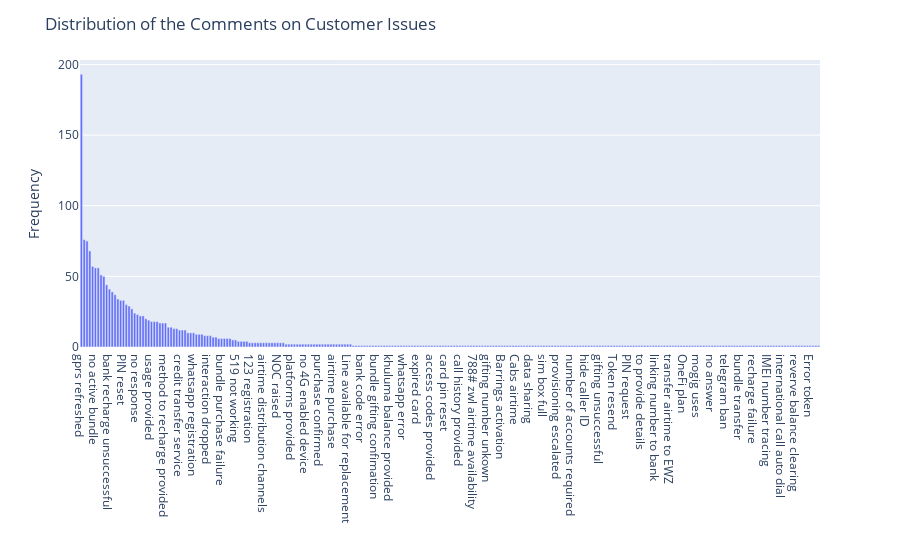

The code cell stored with this chart in its notebook:
### Code cell
# Bar chart: Comment
comments = df['Comment'].value_counts()

# Create a bar chart using Plotly
fig = px.bar(comments, x=comments.index, y=comments.values)
fig.update_layout(
    title='Distribution of the Comments on Customer Issues',
    xaxis_title='',
        yaxis_title='Frequency'
)
fig.show()

### Figure 1 — Plotly figure (JSON) as saved in the notebook; plotly's stock layout.template omitted (floating-point values rounded to 4 significant figures; data arrays with more than 128 entries replaced by an {"elided": "..."} marker saying what was removed)
{"data": [{"alignmentgroup": "True", "hovertemplate": "index=%{x}<br>y=%{y}<extra></extra>", "legendgroup": "", "marker": {"color": "#636efa", "pattern": {"shape": ""}}, "name": "", "offsetgroup": "", "orientation": "v", "showlegend": false, "textposition": "auto", "type": "bar", "x": {"elided": "264 str values"}, "xaxis": "x", "y": {"elided": "264 int values"}, "yaxis": "y"}], "layout": {"barmode": "relative", "legend": {"tracegroupgap": 0}, "margin": {"t": 60}, "title": {"text": "Distribution of the Comments on Customer Issues"}, "xaxis": {"anchor": "y", "domain": [0, 1], "title": {"text": ""}}, "yaxis": {"anchor": "x", "domain": [0, 1], "title": {"text": "Frequency"}}}}
